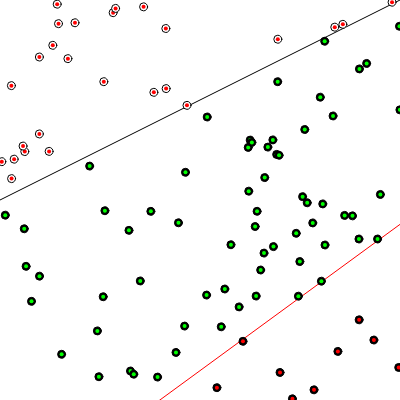
Frame 1 (no input)
Frame 60 (no input): identical to frame 1, image omitted
Frame 120 (the mouse pressed at the canvas centre since frame 60): identical to frame 1, image omitted

The p5.js sketch that drew this single still picture (run headless with seeded random() and noise() and a simulated clock; from frame 60 on, the mouse is pressed at the canvas centre):

// p5.js sketch
// ── sketch.js
// Nov 12 2019
// MOQN


let perceptron;
let points = [];
let epoch = 0;


function setup() {
  createCanvas(400, 400);
  background(0);

  perceptron = new Perceptron();
  for (let i = 0; i < 100; i++) {
    points[i] = new Point(
      random(-width/2, width/2),
      random(-height/2, height/2)
    );
  }
}


function draw() {
  background(255);
  stroke(0);
  translate(width/2, height/2);
  scale(1, -1);

  let x1 = -width/2;
  let y1 = f(x1);
  let x2 = width/2;
  let y2 = f(x2);
  stroke(0);
  line(x1, y1, x2, y2);
  stroke(255,0,0);
  perceptron.showPrediction(x1, x2);

  for (p of points) {
    // display points
    p.display();

    // display results
    let inputs = [p.x, p.y];
    let target = p.label;

    let guess = perceptron.predict(inputs);
    if (guess == target) {
      fill(0, 255, 0);
    } else {
      fill(255, 0, 0);
    }
    noStroke();
    ellipse(p.x, p.y, 4, 4);
  }

}


function keyPressed() {
  for (p of points) {
    let inputs = [p.x, p.y];
    let target = p.label;
    perceptron.train(inputs, target);
  }
  epoch++;
  console.log("Epoch: " + epoch);
  console.table(perceptron.weights);
}


function f(x) {
  // y = m*x + b;
  return 0.5 * x + 100; /// *** solve this...
}


class Perceptron {
  constructor() {
    this.learngRate = 0.0001;
    this.numOfWeight = 2;
    this.weights = [];
    for (let i = 0; i < this.numOfWeight; i++) {
      this.weights[i] = random(-1, 1);
    }
    this.bias = -100;
  }
  predict(inputs) {
    let sum = 0;
    for (let i = 0; i < this.weights.length; i++) {
      sum += inputs[i] * this.weights[i];
    }
    sum += this.bias;
    let output = Math.sign(sum); //  -1 or 1, our activation function
    return output;
  }
  train(inputs, target) {
    let guess = this.predict(inputs);
    let error = target - guess;

    // adjust all the weights
    for (let i = 0; i < this.weights.length; i++) {
      this.weights[i] += error * inputs[i] * this.learngRate;
    }
  }
  getPredictedY(x) {
    let w0 = this.weights[0];
    let w1 = this.weights[1];
    // 0 = w0 * x + w1 * y + bias;
    // w1 * y = -(w0 * x) - bias;
    return (w0 * x + this.bias) / w1 * -1;
    // return (w0 * x) / w1 * -1;

  }
  showPrediction(x1, x2) {
    let y1 = this.getPredictedY(x1);
    let y2 = this.getPredictedY(x2);
    line(x1, y1, x2, y2);
  }
}


class Point {
  constructor(x, y) {
    this.x = x;
    this.y = y;
    this.label;
    // ***
    if ( this.y > f(this.x) ) {
      this.label = 1;
    } else {
      this.label = -1;
    }
  }
  display() {
    stroke(0);
    if (this.label == 1) {
      fill(255);
    } else {
      fill(0);
    }
    ellipse(this.x, this.y, 8, 8);
  }
}
